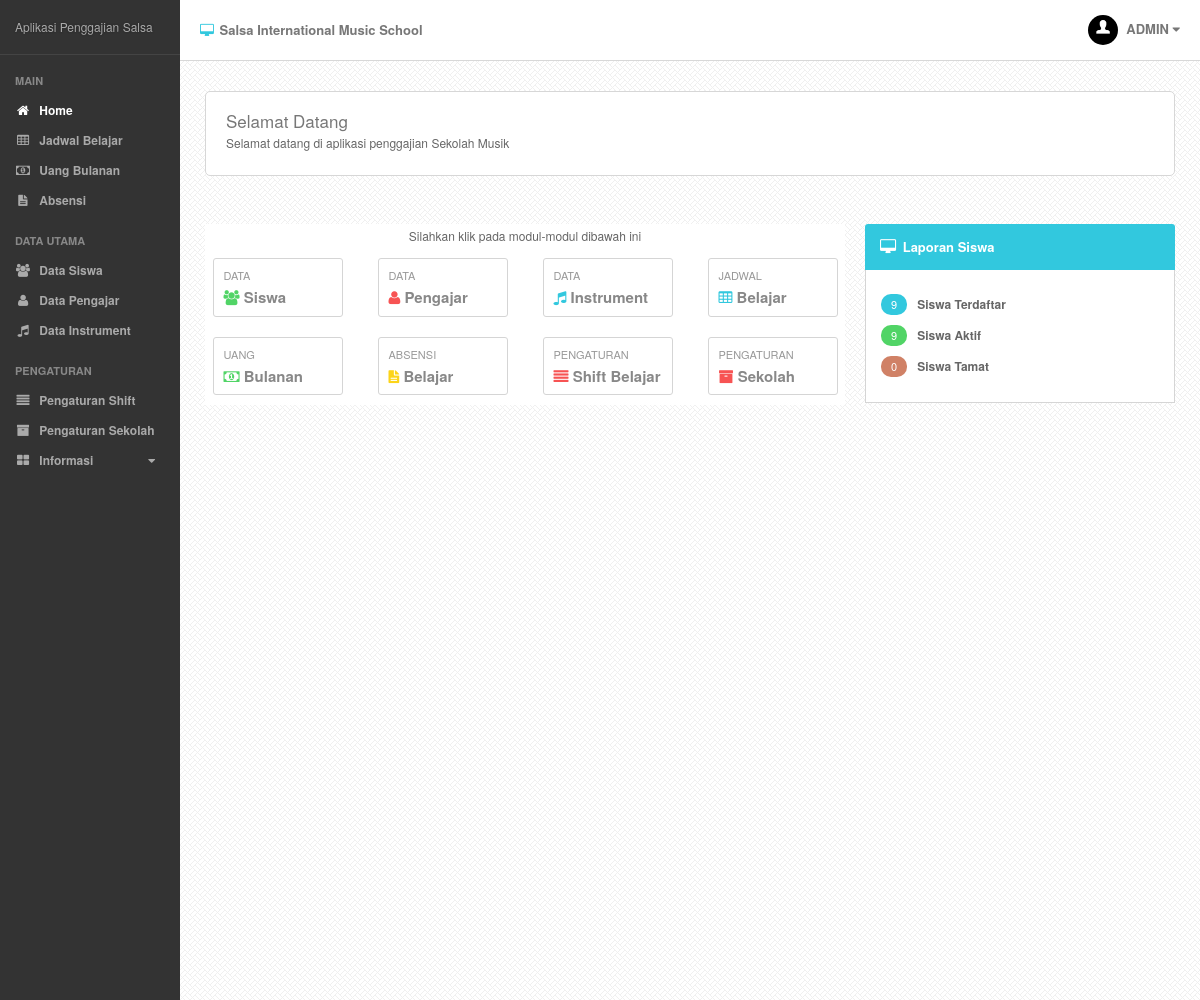
Before: / (signed in) with the older database file.
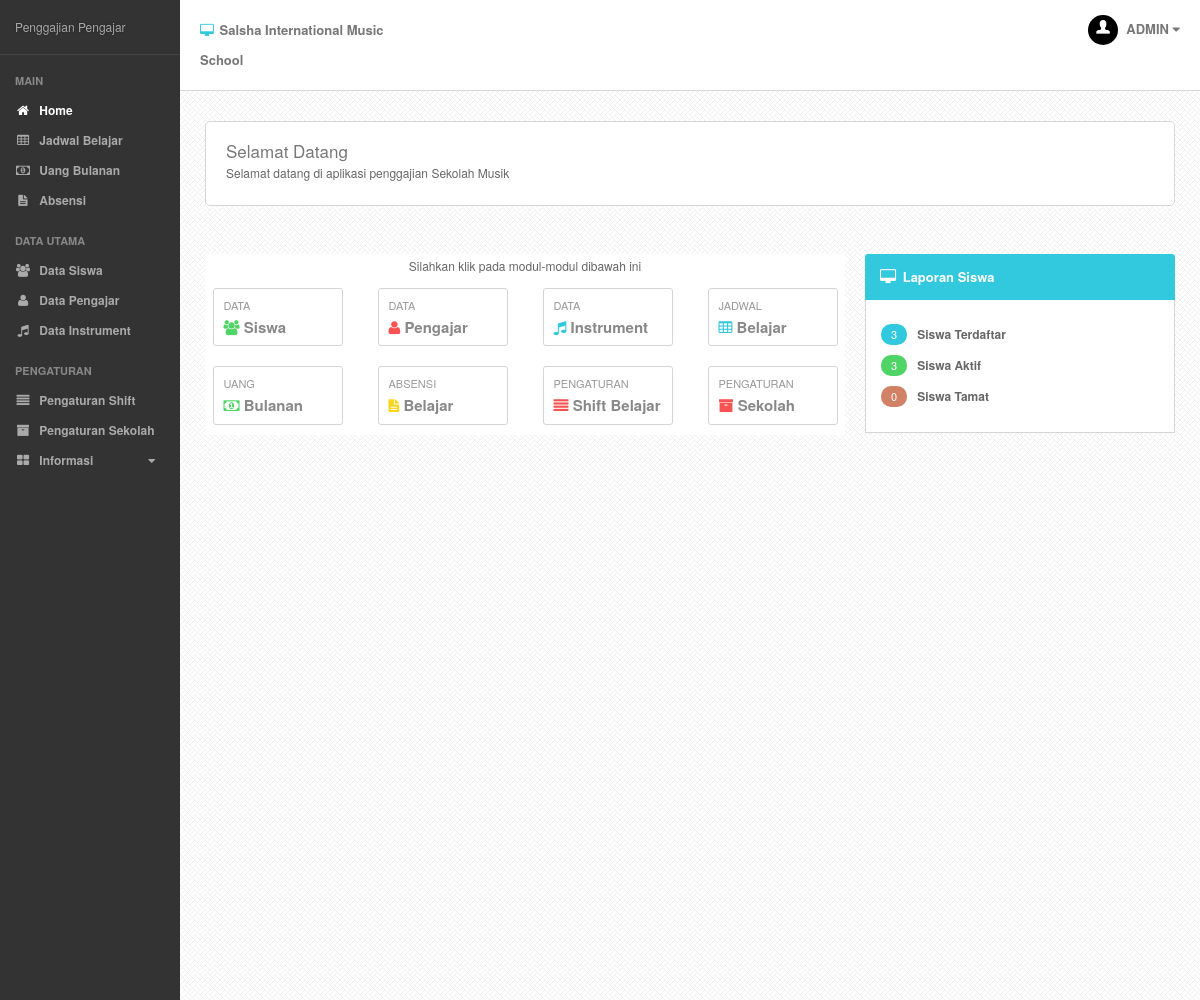
After: the same page with the newer database file.
### tables this page shows
CREATE TABLE IF NOT EXISTS `setting` (
  `nama_setting` varchar(20) NOT NULL DEFAULT '',
  `value` varchar(50) DEFAULT NULL,
  PRIMARY KEY (`nama_setting`)
);

### index.php (called while the page is built, shortened)
<?php
require('content/classes/mainClass.php');
$webApp = new webApp();
$webApp->createWebApp();
?>

### content/classes/siswaClass.php (called while the page is built, shortened)
<?php
	class siswa extends dbController{
		public function countSiswa(){
			$sql = "SELECT count(id_siswa) as semua, (SELECT count(id_siswa) FROM siswa WHERE id_tingkat != 5) as aktif,(SELECT count(id_siswa) FROM siswa WHERE id_tingkat = 5) as tamat FROM siswa";
			$query = mysqli_query($this->conn, $sql) or die(mysqli_error($this->conn));
			$i=0;
			$row = mysqli_fetch_array($query);
			$datasiswa[$i]['semua'] = $row[0];
			$datasiswa[$i]['aktif'] = $row[1];
			$datasiswa[$i]['tamat'] = $row[2];
			return $datasiswa;
		}
	}
?>

### content/view/layout.php (the view, shortened to what the changed rows need)
<!DOCTYPE html>
<html>
	<head>
		<link href="css/bootstrap.min.css" rel="stylesheet">
		<link href="css/font-awesome.min.css" rel="stylesheet">
		<link href="css/less-style.css" rel="stylesheet">
		<link href="css/bootstrap-timepicker.min.css" rel="stylesheet">
		<link href="css/style.css" rel="stylesheet">
	</head>
	<body>
	<?php
		$webApp = new webApp();
		$setting = new settingApps();
    ?>
		<div class="outer">
			<div class="sidebar">
				<div class="sidey">
					<div class="logo">
						<?php echo $setting->loadSetting('judul')?>
					</div>
					<div class="side-nav">
					</div>
				</div>
			</div>
			<div class="mainbar">
				<div class="main-head">
					<div class="container">
						<div class="row">
							<div class="col-md-3 col-sm-4 col-xs-6">
								<h2><i class="fa fa-desktop lblue"></i> <?php echo $setting->loadSetting('nama')?></h2>
							</div>
							<div class="col-md-3 col-sm-4 col-xs-6">
							</div>
							<div class="col-md-3 col-sm-4 hidden-xs">
							</div>
							<div class="col-md-3 hidden-sm hidden-xs">
								<div class="head-user dropdown pull-right">
									<a href="#" data-toggle="dropdown" id="profile">
										<img src="img/user.jpg" alt="" class="img-responsive img-circle"/>
										<?php
										if(isset($_SESSION['usernya'])){
											echo strtoupper($_SESSION['usernya']);
										}
										?>
										<i class="fa fa-caret-down"></i>
									</a>
								</div>
								<div class="clearfix"></div>
							</div>
						</div>
					</div>
				</div>
				<div class="main-content">
					<div class="container">
						<?php
							$webApp->loadContent();
						?>
					</div>
				</div>
			</div>
		</div>
	</body>
</html>

### content/view/page/home.php (shortened to what the changed rows need)
<?php
 require_once ('content/classes/siswaClass.php');
  $siswa = new siswa();
  $dataSiswa = $siswa->countSiswa();
?>
<div class="page-content">
	<div class="row">
		<div class="col-md-12 col-sm-12">
			<h4>Selamat Datang</h4>
			<p>Selamat datang di aplikasi penggajian Sekolah Musik</p>
		</div>
	</div>
</div><br><br>
<div class="row">
	<div class="col-md-8">
		<div class="current-status widget ">
		<p>Silahkan klik pada modul-modul dibawah ini</p>
			<div class="row">
				<div class="col-md-3 col-sm-3 col-xs-6">
					<a href="?p=siswa&sub=lihat">
					<div class="current-status-item">
						<h6>Data</h6>
						<h3><span class="fa fa-users green"></span> Siswa</h3>
					</div>
					</a>
				</div>
				<div class="col-md-3 col-sm-3 col-xs-6">
					<a href="?p=pengajar&sub=lihat">
					<div class="current-status-item">
						<h6>Data</h6>
						<h3><span class="fa fa-user red"></span> Pengajar</h3>
					</div>
					</a>
				</div>
				<div class="col-md-3 col-sm-3 col-xs-6">
					<a href="?p=instrument">
					<div class="current-status-item">
						<h6>Data</h6>
						<h3><span class="fa fa-music lblue"></span> Instrument</h3>
					</div>
				</div>
				<div class="col-md-3 col-sm-3 col-xs-6">
					<a href="?p=jadwal">
					<div class="current-status-item">
						<h6>Jadwal</h6>
						<h3><span class="fa fa-table lblue"></span> Belajar</h3>
					</div>
					</a>
				</div>
				<div class="col-md-3 col-sm-3 col-xs-6">
					<a href="?p=pembayaran">
					<div class="current-status-item">
						<h6>Uang</h6>
						<h3><span class="fa fa-money green"></span> Bulanan</h3>
					</div>
					</a>
				</div>
				<div class="col-md-3 col-sm-3 col-xs-6">
					<a href="?p=absensi">
					<div class="current-status-item">
						<h6>Absensi</h6>
						<h3><span class="fa fa-file-text yellow"></span> Belajar</h3>
					</div>
					</a>
				</div>
				<div class="col-md-3 col-sm-3 col-xs-6">
					<a href="?p=shift">
					<div class="current-status-item">
						<h6>Pengaturan </h6>
						<h3><span class="fa fa-align-justify red"></span> Shift Belajar</h3>
					</div>
					</a>
				</div>
				<div class="col-md-3 col-sm-3 col-xs-6">
					<a href="?p=informasi&sub=sekolah">
					<div class="current-status-item">
						<h6>Pengaturan </h6>
						<h3><span class="fa fa-archive red"></span> Sekolah</h3>
					</div>
					</a>
				</div>
			</div>
		</div>
	</div>
	<div class="col-md-4 pull-right">
		<div class="widget">
			<div class="widget-head br-lblue">
				<h3><i class="fa fa-desktop"></i> Laporan Siswa</h3>
			</div>
			<div class="widget-body">
				<div class="m-pie-chart">
					<div class="row">
						<div class="col-md-6 col-sm-6 col-xs-6 text-left">
							<ul class="list-unstyled">
							<?php
								foreach ($dataSiswa as $data) {
									echo "<li><span class='badge badge-info'>".$data['semua']."</span> &nbsp; <strong>Siswa Terdaftar</strong></li>";
									echo "<li><span class='badge badge-success'>".$data['aktif']."</span> &nbsp; <strong>Siswa Aktif</strong></li>";
									echo "<li><span class='badge badge-brown'>".$data['tamat']."</span> &nbsp; <strong>Siswa Tamat</strong></li>";
								}
							?>
							</ul>
						</div>
					</div>
				</div>
			</div>
		</div>
	</div>
</div>

Changed rows visible on the page:
changed setting: value "Aplikasi Penggajian Salsa" → "Penggajian Pengajar"
changed setting: value "Salsa International Music School" → "Salsha International Music School"
Other visible differences:
new list line: "3 Siswa Terdaftar 3 Siswa Aktif 0 Siswa Tamat"
list line gone: "9 Siswa Terdaftar 9 Siswa Aktif 0 Siswa Tamat"
